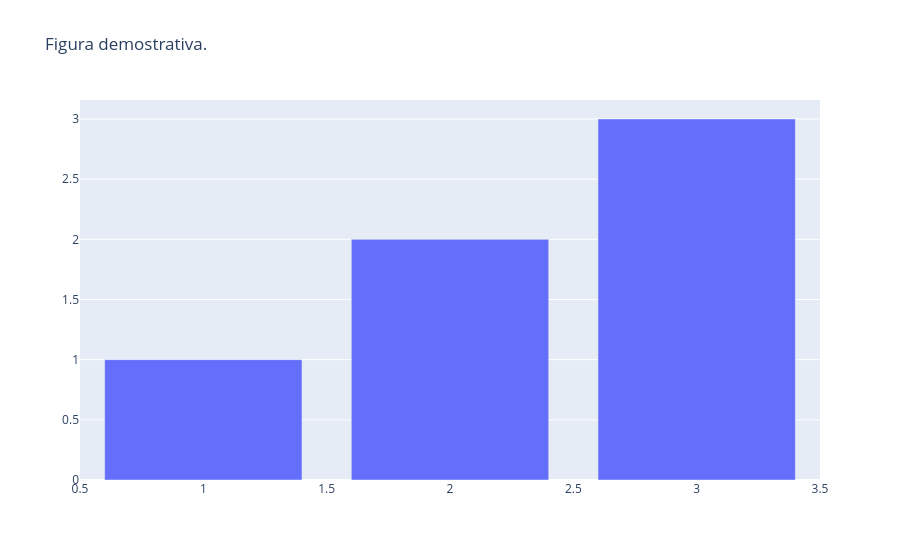

Notebook code cell kept with this figure:
### Code cell
fig = go.Figure(
    data=[go.Bar(x=[1,2,3], y=[1,2,3])],
    layout=go.Layout(
        title=go.layout.Title(text='Figura demostrativa.')
    )
)
fig.show()

### Figure 1 — Plotly figure (JSON) as saved in the notebook; plotly's stock layout.template omitted (floating-point values rounded to 4 significant figures)
{"data": [{"type": "bar", "x": [1, 2, 3], "y": [1, 2, 3]}], "layout": {"title": {"text": "Figura demostrativa."}}}
